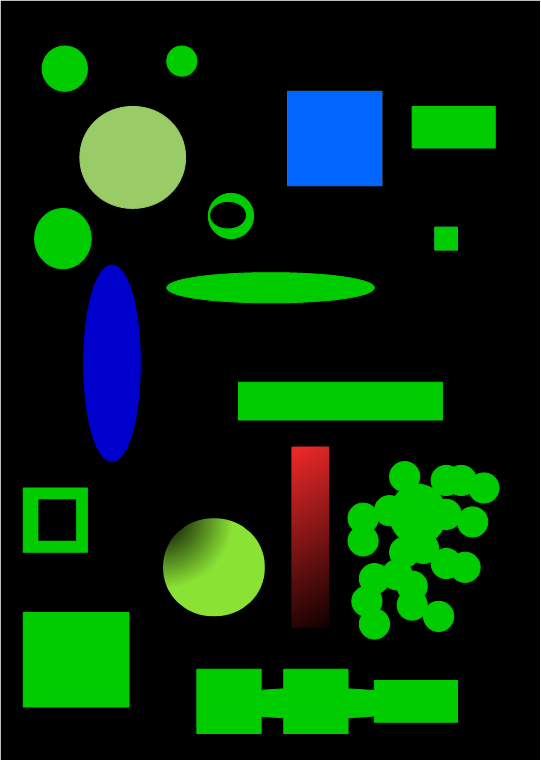
#> input picture LyndaOpenCv Exercises and Assignments/Chap3/detect_blob.png, 541 x 760 px
$ python ContourProps.py
#> lines starting #> are read from the running program, lines starting #| are printed output that depends on the picture; after the words box and inside, x2 and y2 are one past the last pixel; in counts of white or black regions, pixels touching at a corner belong together; long printed decimals are rounded
import numpy as np
from cv2 import cv2

img = cv2.imread('detect_blob.png',1)
#> img is the input picture: shape (760, 541, 3); mean B, G, R 14.5, 44, 8.8
gray = cv2.cvtColor(img,cv2.COLOR_RGB2GRAY)
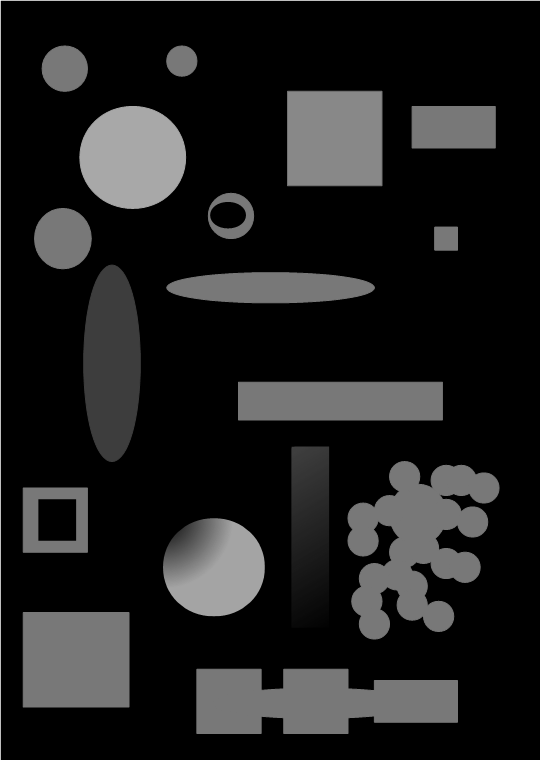
#> gray: shape (760, 541); min 0, max 255, mean 31.2

thresh_img = cv2.adaptiveThreshold(gray,255,cv2.ADAPTIVE_THRESH_GAUSSIAN_C,cv2.THRESH_BINARY,115,1) #guassion threshold with output binary threshold type
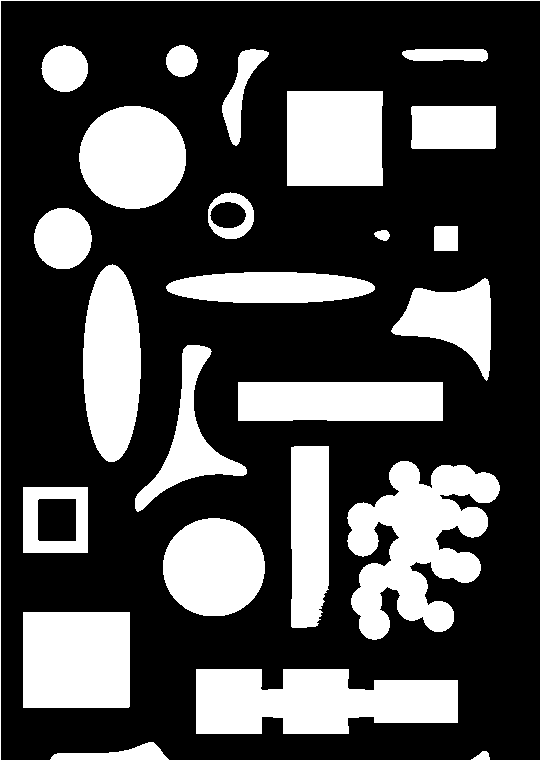
#> thresh_img: shape (760, 541); 29.8% white; 25 white regions
cv2.imshow("Adaptive Thresh Image",thresh_img)

#Contours
contours, hierarchy = cv2.findContours(thresh_img,cv2.RETR_TREE,cv2.CHAIN_APPROX_SIMPLE)
#> contours = 27 contours, 1 with area under 20; largest, box (x1, y1, x2, y2) and area: (347, 461, 500, 640) 14515, (196, 669, 458, 734) 13092, (23, 612, 130, 708) 10070, (287, 91, 383, 186) 8868, (83, 264, 141, 462) 8829

thickness = 2
color = (255,0,255)

object=np.zeros([img.shape[0],img.shape[1],3],'uint8')
for c in contours:
    cv2.drawContours(object,[c],-1,color,thickness) #Draw contour of one object at time, -1 means all but c have only 1 object contour
    area = cv2.contourArea(c) #Area of one contour
    perimeter = cv2.arcLength(c,True) #Perimiter of one contour
    print("Perimeter : {}, Area: {}".format(perimeter,area))

    M=cv2.moments(c)
    cx = int(M['m10']/M['m00'])
    cy = int(M['m01']/M['m00'])
    cv2.circle(object,(cx,cy),4,color,-1) #draw centroid as a small unit cirlce in the image at centroid pos

    cv2.imshow("Centroids",object)
#> this loop made 27 passes
#> (area, perimeter, cx, cy) on passes 1, 2, 3, 4, 5, 7, 8, 9, 10, 11, 12, 13: (86.5, 45.56, 482, 755), (959.5, 251.8, 118, 754), (13091.5, 754, 314, 701), (10069.5, 401.4, 75, 659), (7780, 329.2, 213, 566), (1672, 160.5, 56, 519), (14515, 1225.8, 416, 542), (6357, 446.9, 309, 532), (7718, 484.8, 340, 400), (4592.5, 502, 188, 439), (5014, 357.3, 452, 319), (5019, 444.4, 270, 287)
#> (c, area, perimeter, cx, cy) on pass 6: ([[23, 487], [23, 552], [87, 552], [87, 487]], 4160, 258, 55, 519)
#| Perimeter : 45.556, Area: 86.5
#| Perimeter : 251.841, Area: 959.5
#| Perimeter : 754.042, Area: 13091.5
#| Perimeter : 401.414, Area: 10069.5
#| Perimeter : 329.220, Area: 7780.0
#| Perimeter : 258.0, Area: 4160.0
#| Perimeter : 160.485, Area: 1672.0
#| Perimeter : 1225.769, Area: 14515.0
#> (further printed lines are left out)
#> pass 1, `cv2.imshow("Centroids",object)`:
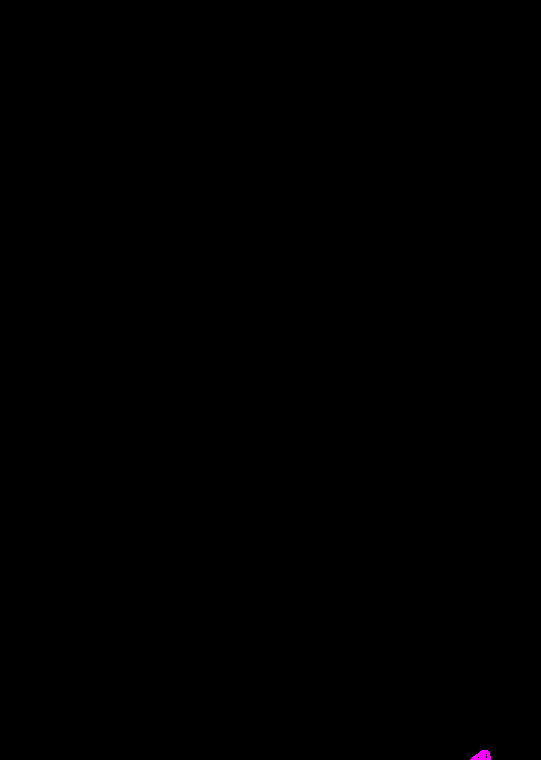
#> window 'Centroids': shape (760, 541, 3); mean B, G, R 0.1, 0, 0.1
#> pass 2, `cv2.imshow("Centroids",object)`:
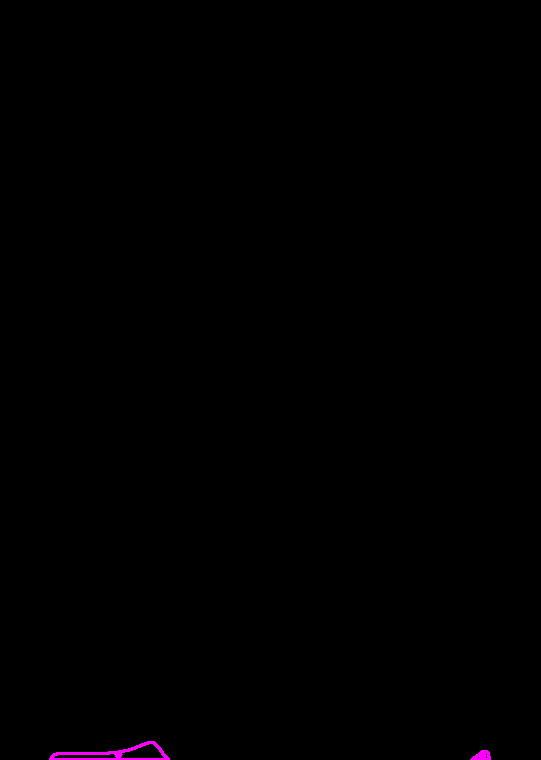
#> window 'Centroids': shape (760, 541, 3); mean B, G, R 0.5, 0, 0.5
#> after the loop:
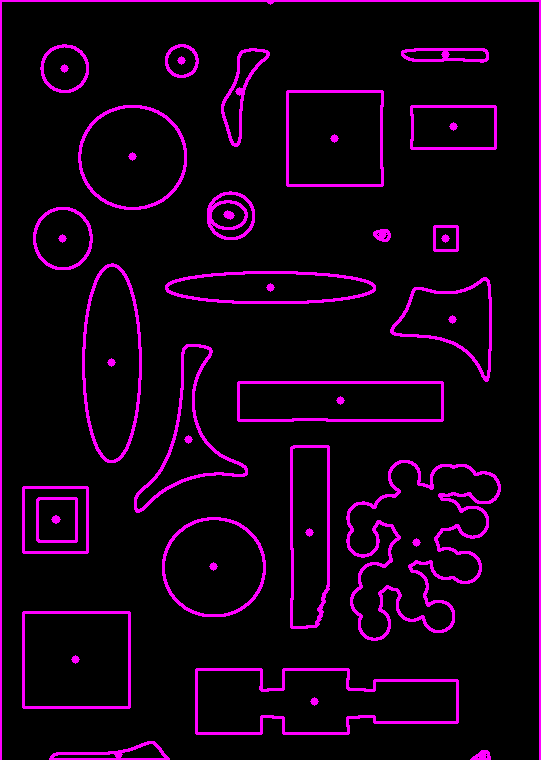
#> object: shape (760, 541, 3); mean of channels 0, 1, 2 19.4, 0, 19.4; drawn as B, G, R
cv2.waitKey(0)
cv2.destroyAllWindows()
